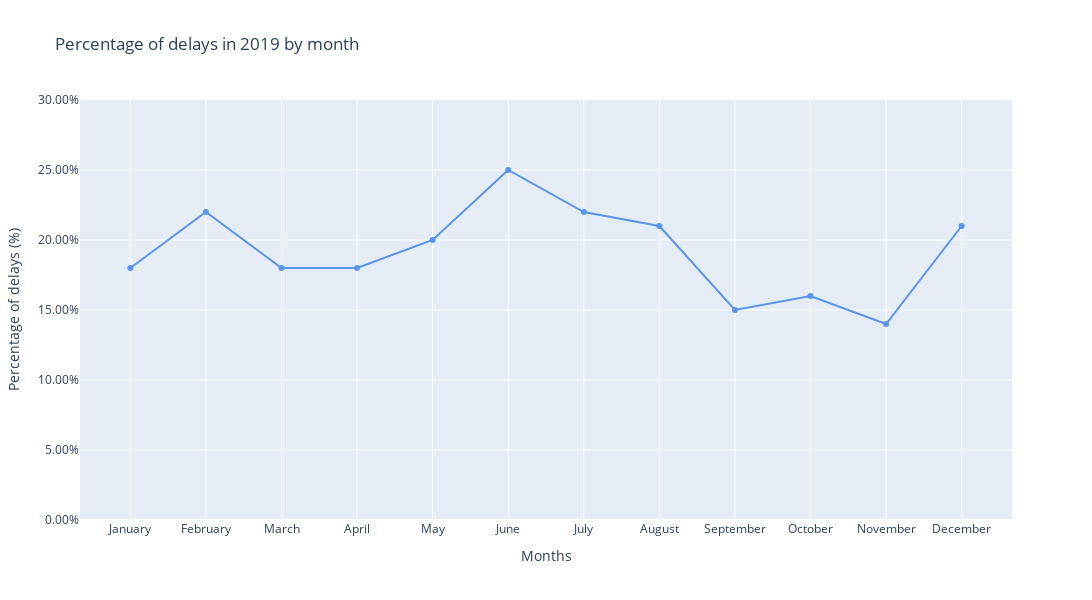

Notebook code for this chart:
### Markdown cell above
>2. Tworzę wykres, używając danych z ramki `flight_delays_by_month_df`

### Code cell
flight_delays_by_month_plot = px.line(  data_frame=flight_delays_by_month_df,
                                        x='month',
                                        y='is_delayed',
                                        markers=True,
                                        height=600, 
                                        width=1200,
                                        title='Percentage of delays in 2019 by month',
                                        labels={'month': 'Months', 'is_delayed': 'Percentage of delays (%)'},
                                        )

month = ['January', 'February', 'March', 'April', 'May', 'June', 'July',
         'August', 'September', 'October', 'November', 'December']

flight_delays_by_month_plot.update_layout(xaxis = dict( tickvals = [i for i in range(1,13)],
                                                        ticktext = month
                                                        ),
                                         yaxis=dict(range=[0, flight_delays_by_month_df['is_delayed'].max()+0.05], tickformat=".2%"),
                                         hovermode="x", # 'closest' / 'x unified'
                                         hoverlabel=dict(bgcolor="white"),
                                         hoverlabel_align = 'auto'
                                            )
flight_delays_by_month_plot.update_traces(mode="markers+lines", hovertemplate="Month: <b>%{x}</b> <br>Percentage of delays (%): <b>%{y:.2%}</b>", line=dict(color='#5995ED')) # marker=dict(color='#5995ED')

flight_delays_by_month_plot.show()

### Figure 1 — Plotly figure (JSON) as saved in the notebook; plotly's stock layout.template omitted (floating-point values rounded to 4 significant figures)
{"data": [{"hovertemplate": "Month: <b>%{x}</b> <br>Percentage of delays (%): <b>%{y:.2%}</b>", "legendgroup": "", "line": {"color": "#5995ED", "dash": "solid"}, "marker": {"symbol": "circle"}, "mode": "markers+lines", "name": "", "orientation": "v", "showlegend": false, "type": "scatter", "x": [1, 2, 3, 4, 5, 6, 7, 8, 9, 10, 11, 12], "xaxis": "x", "y": [0.18, 0.22, 0.18, 0.18, 0.2, 0.25, 0.22, 0.21, 0.15, 0.16, 0.14, 0.21], "yaxis": "y"}], "layout": {"height": 600, "hoverlabel": {"align": "auto", "bgcolor": "white"}, "hovermode": "x", "legend": {"tracegroupgap": 0}, "title": {"text": "Percentage of delays in 2019 by month"}, "width": 1200, "xaxis": {"anchor": "y", "domain": [0, 1], "ticktext": ["January", "February", "March", "April", "May", "June", "July", "August", "September", "October", "November", "December"], "tickvals": [1, 2, 3, 4, 5, 6, 7, 8, 9, 10, 11, 12], "title": {"text": "Months"}}, "yaxis": {"anchor": "x", "domain": [0, 1], "range": [0, 0.3], "tickformat": ".2%", "title": {"text": "Percentage of delays (%)"}}}}
